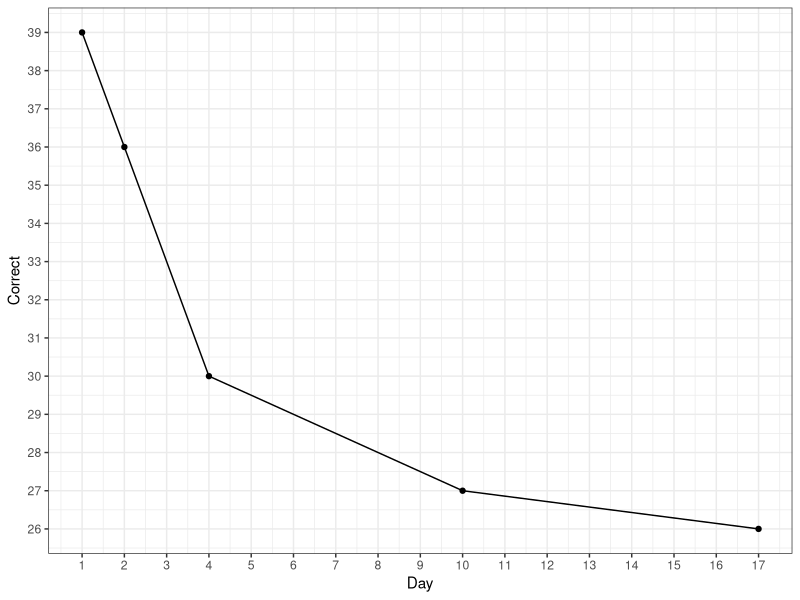

Source code (R):
## ---- chunk 1
library(tidyverse)
library(readxl)
## ---- chunk 2
master <- read_csv('data/master.csv')

test1 <- read_xlsx('data/test1.xlsx')
test2 <- read_xlsx('data/test2.xlsx')
test3 <- read_xlsx('data/test3.xlsx')
test4 <- read_xlsx('data/test4.xlsx')
test5 <- read_xlsx('data/test5.xlsx')

results <- tibble(day = c(1,2,4,10, 17),
                  correct = NA)

results$correct[1] <- sum(test1$license_plates %in% master$license_plates)
results$correct[2] <- sum(test2$license_plates %in% master$license_plates)
results$correct[3] <- sum(test3$license_plates %in% master$license_plates)
results$correct[4] <- sum(test4$license_plates %in% master$license_plates)
results$correct[5] <- sum(test5$license_plates %in% master$license_plates)

p <- ggplot(results, 
       aes(x=day, y=correct)) + 
  geom_point() + 
  geom_line() + 
  theme_bw() +
  xlab('Day') + ylab('Correct') +
  scale_y_continuous(breaks = function(x) seq(ceiling(x[1]), floor(x[2]), by = 1)) +
  scale_x_continuous(breaks = function(x) seq(ceiling(x[1]), floor(x[2]), by = 1))


p
